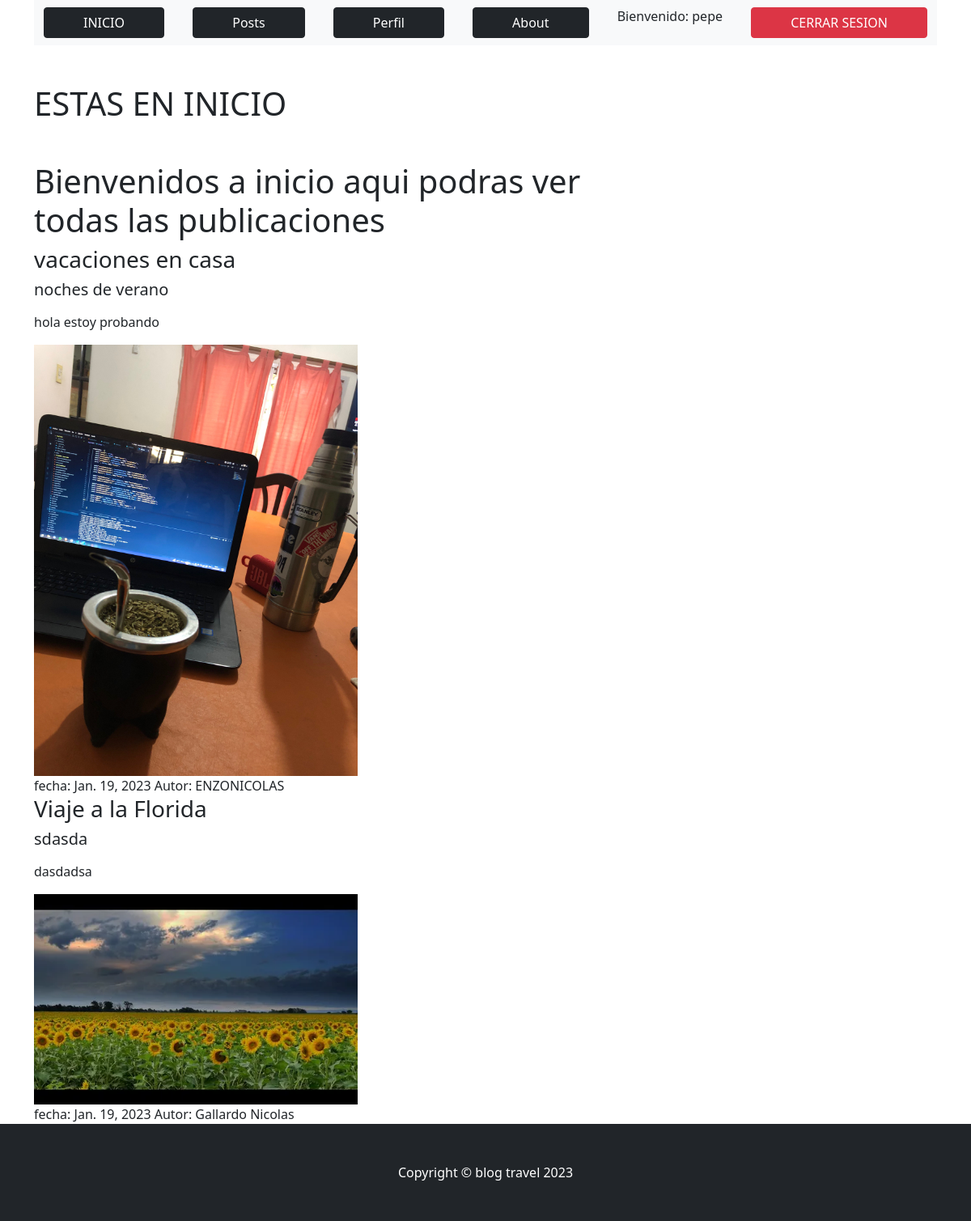
The page /AppBlog/inicio/ (signed in) on the database its author committed.
### AppBlog/models.py (models this page shows, shortened)
class Post(models.Model):
    titulo= models.CharField(max_length=100)
    subtitulo=models.CharField(max_length=150)
    cuerpo= RichTextField(blank=True, null=True)
    autor= models.CharField(max_length=50)
    fecha= models.DateField()
    imagen = models.ImageField(upload_to="imgs")

### AppBlog/views.py (the view)
# urls.py: path("inicio/", inicio, name="inicio"),
@login_required
def inicio(request):
    publicaciones = Post.objects.all()
    return render(request, "AppBlogg/inicio.html", {"publicaciones":publicaciones})

### AppBlog/templates/AppBlogg/inicio.html
{% extends "AppBlogg/padre.html" %}
{% load static %}
{% block titulo %}
<h1 class="mb-5">ESTAS EN INICIO</h1>
{% endblock %}
{% block contenido_que_cambia %}
<h1>Bienvenidos a inicio aqui podras ver todas las publicaciones</h1>
<section>
    {% for post in publicaciones %}
        <article>
            <h3>{{ post.titulo }}</h3>
            <h5>{{ post.subtitulo }}</h5>
            <p>
                {{ post.cuerpo|safe}}
            </p>
            <img src="{{ post.imagen.url }}"
            width="400px"
            alt="">
            <footer>
                fecha: {{ post.fecha }}
                Autor: {{ post.autor }}
            </footer>
        </article>
    {% endfor %}
</section>
{% endblock %}

### AppBlog/templates/AppBlogg/padre.html (shortened to what this page needs)
<!DOCTYPE html>
<html lang="en">
    <head>
        {% load static %}
        <link href="{% static 'AppBlog/css/styles.css' %}" rel="stylesheet" />
    </head>
    <body>
        <nav  style="display: flex; justify-content: space-around;">
            <div class="container">
                <nav class="navbar navbar-light bg-light static-top">
                    <div class="container">
                        {% if user.is_authenticated %}
                        <a class="btn btn-dark px-5"  href="{% url 'inicio' %}">INICIO</a>
                        <a class="btn btn-dark px-5" href="{% url 'leerPosts' %}">Posts</a>
                        <a class="btn btn-dark px-5" href="{% url 'editarPerfil' %}">Perfil</a>
                        <a class="btn btn-dark px-5" href="{% url 'about' %}">About</a>
                        <p>Bienvenido: {{ user.username }}</p>
                        <a class="btn btn-danger px-5" href="{% url 'logout' %}">CERRAR SESION</a>
                        {% else %}
                        <a class="btn btn-dark px-5" href="{% url 'register' %}">REGISTRO</a>
                        <a class="btn btn-dark px-5" href="{% url 'login' %}">INGRESAR</a>
                        {% endif %}
                </div>
            </div>
        </nav>
        <div class="container mt-5">
            <div class="row">
                <div class="col-lg-8">
                    <article>
                        <header class="mb-4">
                            {% block titulo %}
                            {% endblock %}
                        </header>
                        {% block contenido_que_cambia %}
                        {% endblock %}
                    </article>
                    </div>
                </div>
            </div>
        <footer class="py-5 bg-dark">
            <div class="container"><p class="m-0 text-center text-white">Copyright &copy; blog travel 2023</p></div>
        </footer>
    </body>
</html>

### rows shown on the page
Post: titulo "vacaciones en casa", subtitulo "noches de verano", cuerpo "hola estoy probando", imagen (picture), fecha "Jan. 19, 2023", autor "ENZONICOLAS"
Post: titulo "Viaje a la Florida", subtitulo "sdasda", cuerpo "dasdadsa", imagen (picture), fecha "Jan. 19, 2023", autor "Gallardo Nicolas"

### other values the page prints
{{ user.username }} "pepe"
